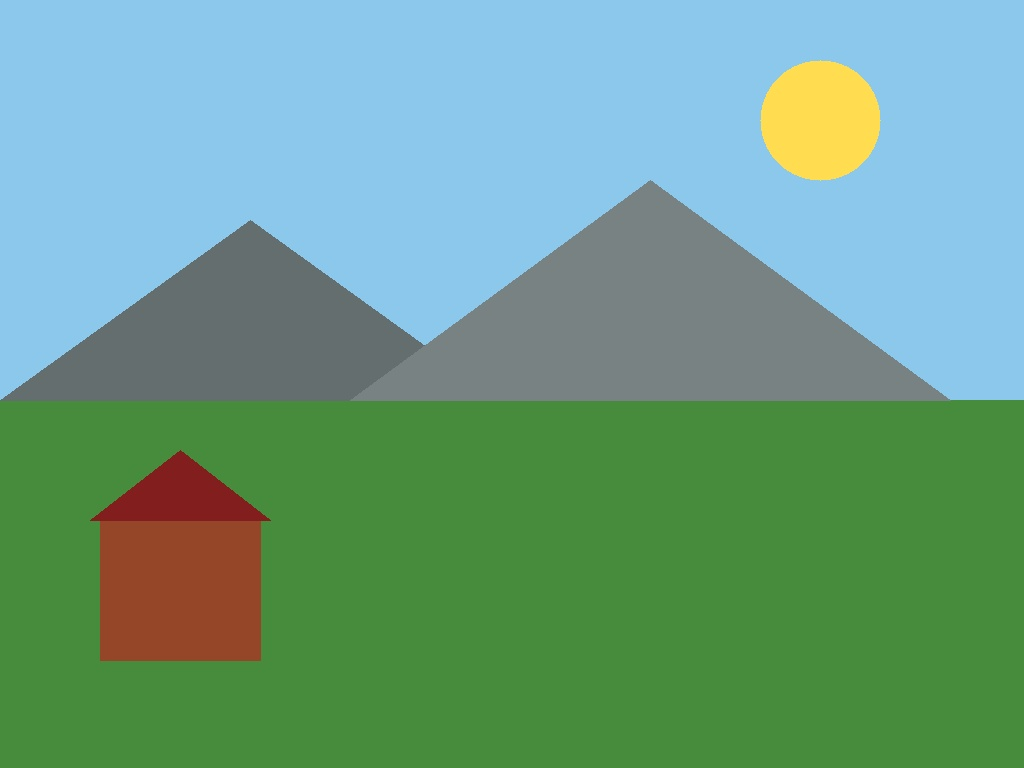
#> input picture day03/images/06_landscape.jpg, 1024 x 768 px
$ python step6.py
#> lines starting #> are read from the running program, lines starting #| are printed output that depends on the picture
import cv2
import numpy as np

# Part A: a black 300 x 300 image with a white block at the TOP-RIGHT
img = np.zeros((300, 300, 3), dtype=np.uint8)
img[10:30, 270:290] = 255
H, W = img.shape[:2]
center = (W / 2, H / 2)

M = cv2.getRotationMatrix2D(center, 90, 1.0)
print("matrix for 90 degrees:")
print(np.round(M, 2))

rot = cv2.warpAffine(img, M, (W, H))
ys, xs = np.nonzero(rot[:, :, 0])
print("after +90: white block rows", ys.min(), "to", ys.max(),
      " columns", xs.min(), "to", xs.max())

M = cv2.getRotationMatrix2D(center, -90, 1.0)
rot = cv2.warpAffine(img, M, (W, H))
ys, xs = np.nonzero(rot[:, :, 0])
print("after -90: white block rows", ys.min(), "to", ys.max(),
      " columns", xs.min(), "to", xs.max())

# Part B: rotate the landscape by 45 degrees
land = cv2.imread("images/06_landscape.jpg")
#> land is the input picture: shape (768, 1024, 3); mean B, G, R 133.4, 158, 107.6
H, W = land.shape[:2]
#> H = 768; W = 1024
M45 = cv2.getRotationMatrix2D((W / 2, H / 2), 45, 1.0)
rot45 = cv2.warpAffine(land, M45, (W, H))
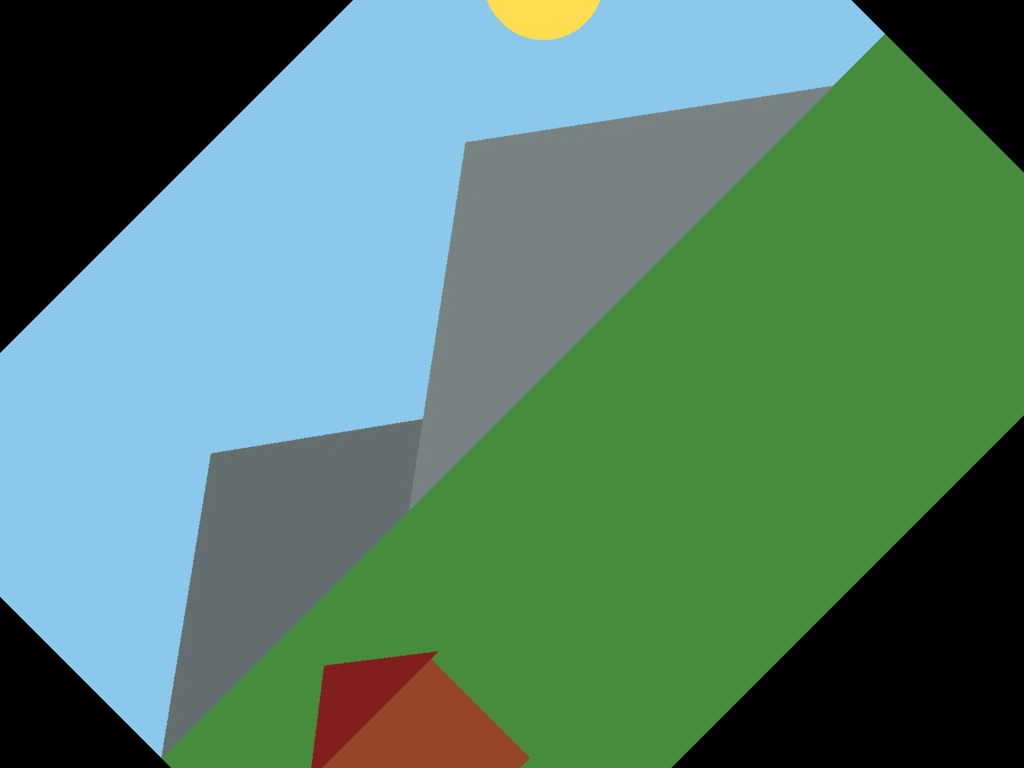
#> rot45: shape (768, 1024, 3); mean B, G, R 106.3, 125.5, 84.7

print("rotated shape:", rot45.shape)
#| rotated shape: (768, 1024, 3)
print("centre pixel before:", land[H // 2, W // 2], " after:", rot45[H // 2, W // 2])
#| centre pixel before: [131 130 120]  after: [131 130 120]
print("top-left corner after:", rot45[0, 0])
#| top-left corner after: [0 0 0]

cv2.imshow("original", land)
cv2.imshow("rotated 45", rot45)
cv2.waitKey(0)
cv2.destroyAllWindows()
